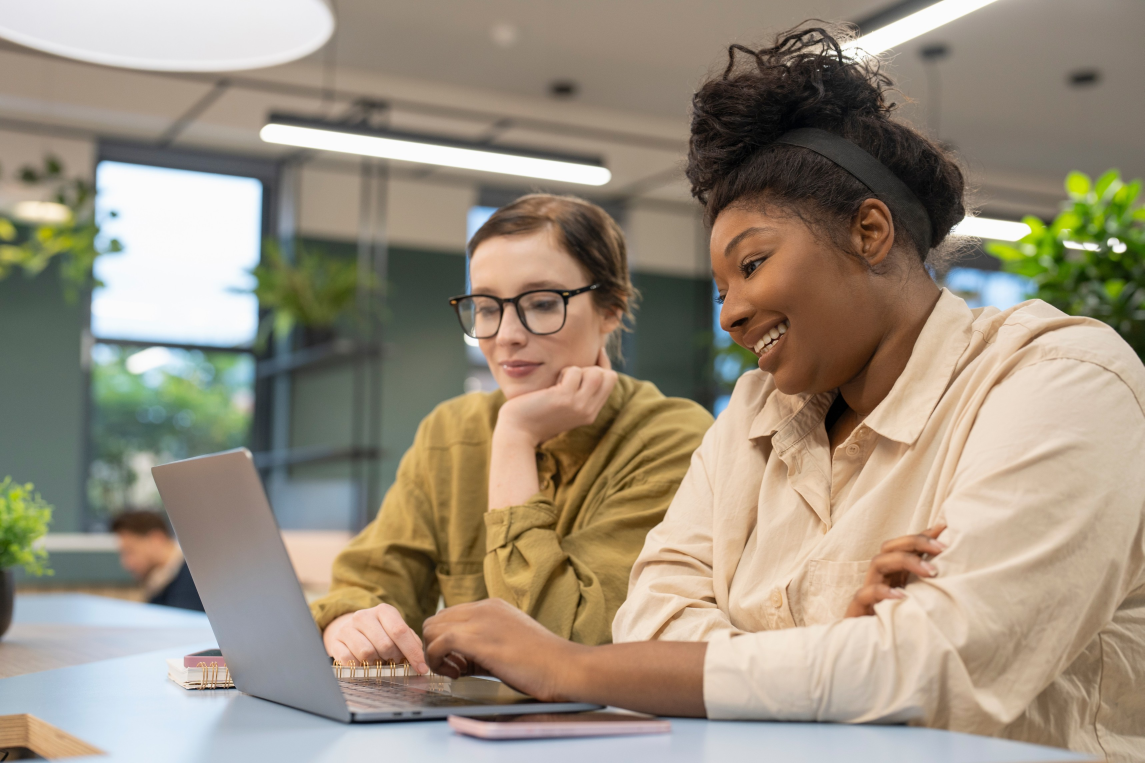
#> input picture Data/images/analyze_image.jpg, 3433 x 2289 px (shown at 1/3 size)
$ jupyter execute --allow-errors 01_ImageAnalysis.ipynb   (shell and % lines are left out)
#> lines starting #> are read from the running program, lines starting #| are printed output that depends on the picture
# Image Analysis

VisualFeatures.CAPTION - Generate a human-readable sentence that describes the content of an image.

VisualFeatures.READ -  Also known as Optical Character Recognition (OCR). Extract printed or handwritten text from images.
Note: For extracting text from PDF, Office, and HTML documents and document images, use the Document Intelligence service with the Read model.

VisualFeatures.DENSE_CAPTIONS - Dense Captions provides more details by generating one-sentence captions for up to 10 different regions in the image, including one for the whole image.

VisualFeatures.TAGS - Extract content tags for thousands of recognizable objects, living beings, scenery, and actions that appear in images.

VisualFeatures.OBJECTS - Object detection. This is similar to tagging, but focused on detecting physical objects in the image and returning their location.

VisualFeatures.SMART_CROPS - Used to find a representative sub-region of the image for thumbnail generation, with priority given to include faces.

VisualFeatures.PEOPLE - Detect people in the image and return their location.

## Install Library

## Helper Functions

[cell 1]
from matplotlib import pyplot as plt
import cv2

# Function to display an image.
def show_image(image_path):
#> called with image_path = '../Data/images/analyze_image.jpg'
    img = cv2.imread(image_path, cv2.IMREAD_UNCHANGED)
#> img is the input picture: shape (2289, 3433, 3); mean B, G, R 126.1, 143.5, 155.1

    # Convert the image from BGR to RGB for displaying with matplotlib,
    # because OpenCV uses BGR by default and matplotlib expects RGB.
    img_rgb = cv2.cvtColor(img, cv2.COLOR_BGR2RGB)

    # Display the image with matplotlib.
    plt.imshow(img_rgb)
    plt.axis("off")  # Turn off axis labels.
    plt.show()

[cell 2]
from PIL import Image, ImageDraw, ImageFont

# Function to display an image with bounding boxes based on the analysis result.
def show_image_with_boxes(image_path, result, type):
    # Load the image
    image = Image.open(image_path)
    draw = ImageDraw.Draw(image)

     # Define the font and size
    font = ImageFont.truetype("DejaVuSans-Bold.ttf", 40)  # You can adjust the font size as needed

    if type == "objects":
        if result.objects is not None:
            for object in result.objects.list:
                # Draw bounding box
                box = object.bounding_box
                draw.rectangle([(box['x'], box['y']), (box['x'] + box['w'], box['y'] + box['h'])], outline="red", width=2)
                draw.text((box['x'], box['y'] - 10), f"{object.tags[0].name} ({object.tags[0].confidence:.2f})", fill="red", font=font)
    elif type == "people":
        if result.people is not None:
            for person in result.people.list:
                # Draw bounding box
                box = person.bounding_box
                draw.rectangle([(box['x'], box['y']), (box['x'] + box['w'], box['y'] + box['h'])], outline="red", width=2)
                draw.text((box['x'], box['y'] - 10), f"Confidence {person.confidence:.2f}", fill="red", font=font)
    elif type == "text":
        if result.read is not None:
            for line in result.read.blocks[0].lines:
                for word in line.words:
                    # Draw rectangle over the word
                    bounding_box = word.bounding_polygon
                    draw.polygon([(point['x'], point['y']) for point in bounding_box], outline="red" , width=3)

    # Save or display the image with bounding boxes
    image.show()  # To display the image
    # image.save("output_image_with_boxes.jpg")  # To save the image

## Load Azure Configuration

[cell 3]
import os
#> (the rest of this cell did not finish here and is left out)

## Show Image and Create Client

https://learn.microsoft.com/en-us/python/api/overview/azure/ai-vision-imageanalysis-readme?view=azure-python

[cell 4]
from azure.ai.vision.imageanalysis import ImageAnalysisClient
from azure.ai.vision.imageanalysis.models import VisualFeatures
from azure.core.credentials import AzureKeyCredential

image = "../Data/images/analyze_image.jpg"
show_image(image)

# Read the image file as bytes
with open(image, "rb") as image_file:
    image_data = image_file.read()

# Create an Image Analysis client
#> (the rest of this cell did not finish here and is left out)

## Caption, Dense Captions, Tags

Possible list of visual features: https://learn.microsoft.com/en-us/python/api/azure-ai-vision-imageanalysis/azure.ai.vision.imageanalysis.models.visualfeatures?view=azure-python

#> (a cell that did not finish here is left out)

## Objects

#> (a cell that did not finish here is left out)

## Smart Crops

Thumbnails often need to have a certain aspect ratio, where aspect ratio is defined as the width in pixels divided by the height in pixels. For example, 1.0 for a square image, or 1.77 for a 16:9 widescreen image.

You can optionally request one or more aspect ratios by setting the `smart_crops_aspect_ratios` argument in the call to `analyze`. Supported values are from 0.75 to 1.8 (inclusive).

If you do not set this value, the service will return one result with an aspect ratio it sees fit between 0.5 and 2.0 (inclusive).

#> (a cell that did not finish here is left out)

## Show Cropped Image

[cell 8]
from PIL import Image

# Load the original image
original_image = Image.open(image)

# Define the bounding box (x, y, w, h)
# you need to adjust the bounding box based on the smart crop result
bounding_box = {'x': 957, 'y': 0, 'w': 2270, 'h': 2271}

# Crop the image using the bounding box
cropped_image = original_image.crop((bounding_box['x'], bounding_box['y'],
                                     bounding_box['x'] + bounding_box['w'],
                                     bounding_box['y'] + bounding_box['h']))
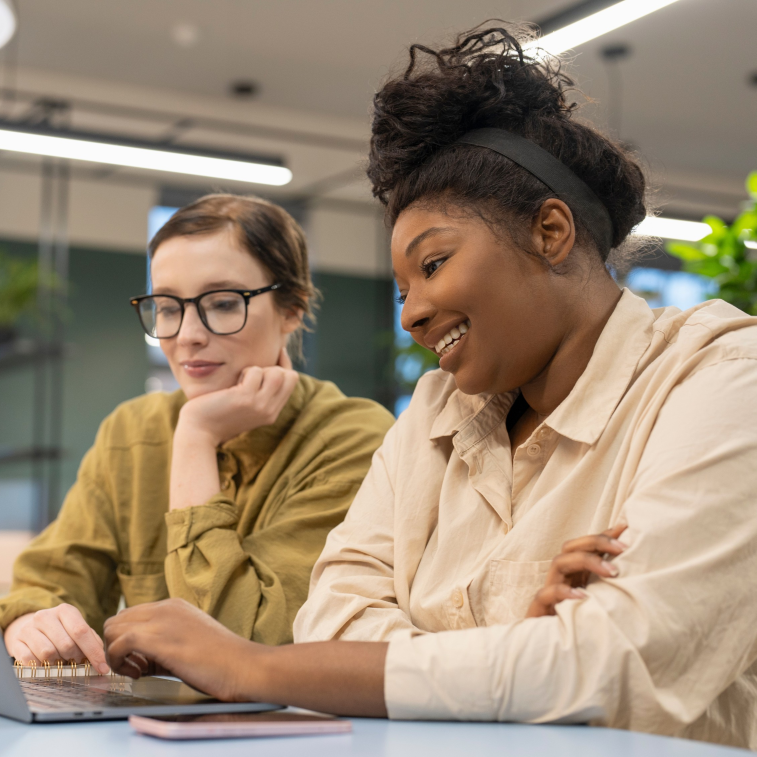
#> cropped_image: PIL image 2270x2271 RGB (shown at 1/3 size); mean R, G, B 154, 135.3, 114.2

# Display the cropped image
cropped_image.show()

## People

#> (a cell that did not finish here is left out)

## Text

[cell 10]
image = "../Data/images/ocr.jpg"
show_image(image)
#> call 2 of show_image, with image_path = '../Data/images/ocr.jpg'
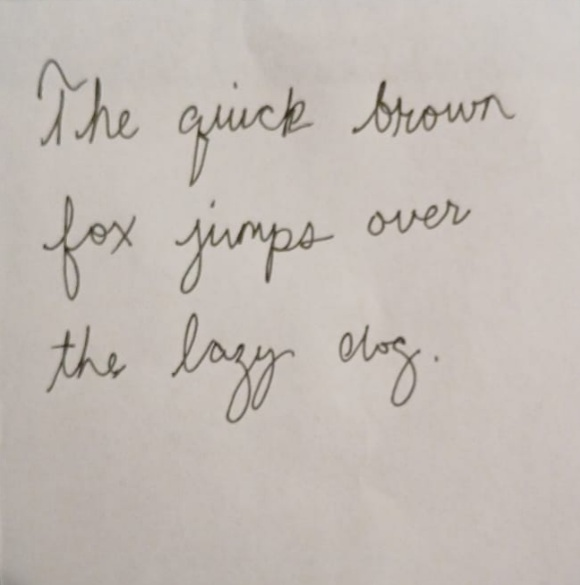
#> input picture Data/images/ocr.jpg, 580 x 585 px
#> in show_image, img is the input picture: shape (585, 580, 3); mean B, G, R 181, 187.1, 194.9
